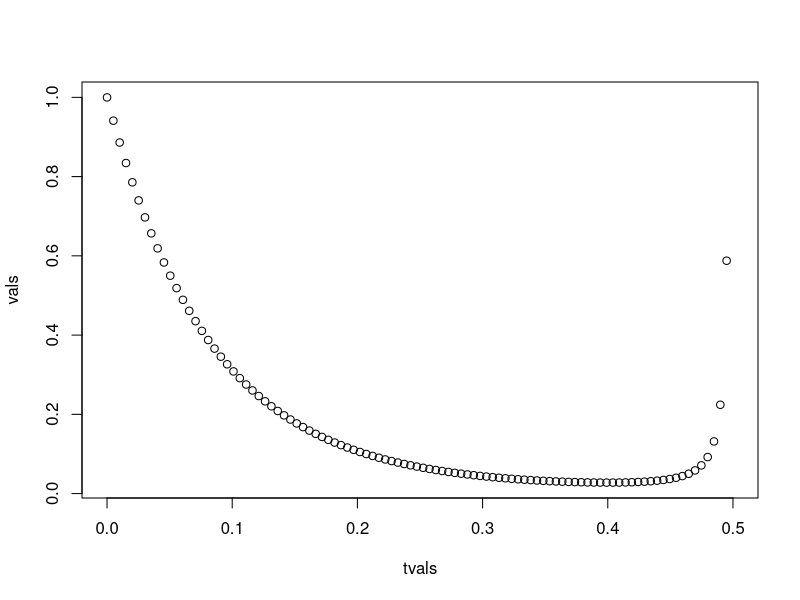
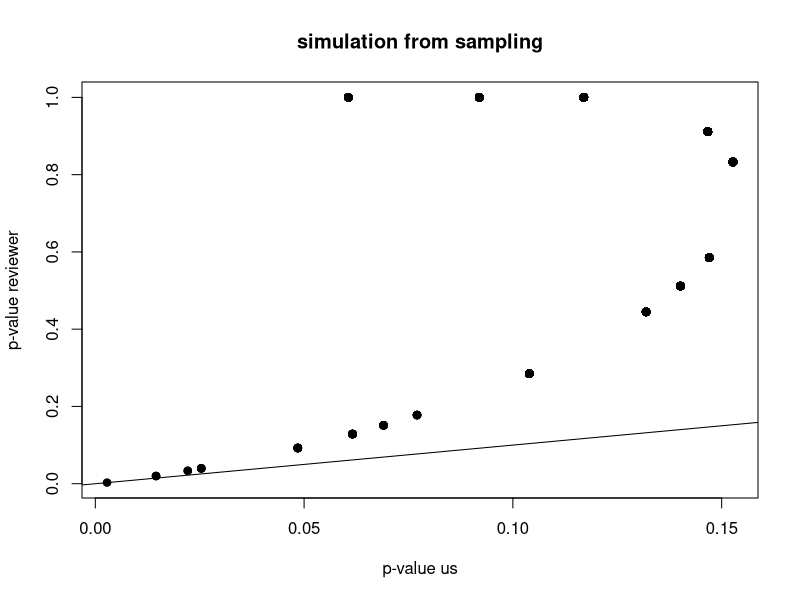
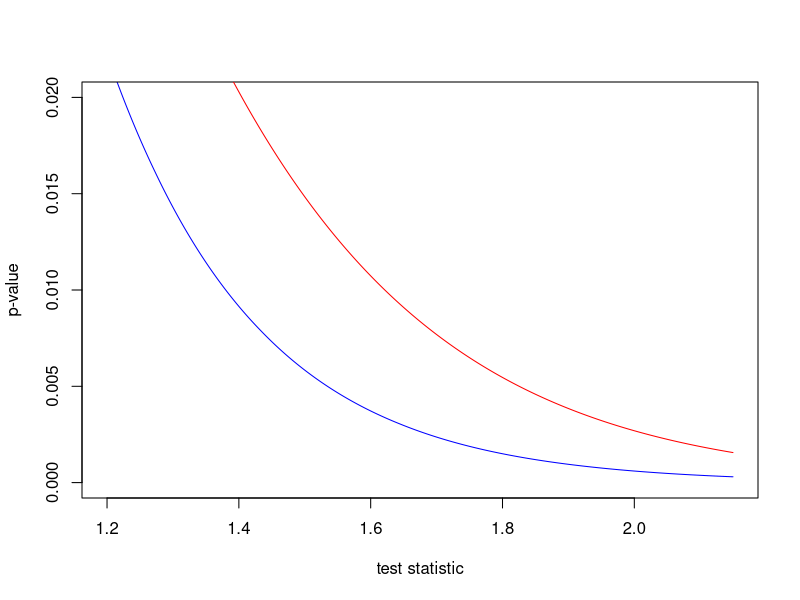

Here is the R script that generated these plots, in order:
# Function to get lambdas:
  cvm.stat.disc <- function(x,y, type=c("W2", "U2", "A2")) {
    type <- match.arg(type)
    I <- knots(y)
    N <- length(x)
    e <- diff(c(0,N*y(I)))
    obs <- rep(0, length(I))
    for(j in 1:length(I)) {
      obs[j] <- length(which(x == I[j]))
    }
    S <- cumsum(obs)
    T <- cumsum(e)
    H <- T/N
    p <- e/N
    t <- (p + p[c(2:length(p), 1)])/2
    Z <- S - T
    Zbar <- sum(Z*t)

    S0 <- diag(p) - p %*% t(p)
    A <- matrix(1, length(p), length(p))
    A <- apply(row(A) >= col(A),2, as.numeric)
    E <- diag(t)
    One <- rep(1, nrow(E))
    K <- diag(0, length(H))
    diag(K)[-length(H)] <- 1/(H[-length(H)]*(1-H[-length(H)]))
    Sy <- A %*% S0 %*% t(A)
    M <- switch(type, W2 = E,
                U2 = (diag(1, nrow(E)) - 
                      E%*%One%*%t(One))%*%E%*%(diag(1, nrow(E)) -
                      One%*%t(One)%*%E),
                A2 = E%*%K)
    lambda <- eigen(M%*%Sy)$values

    STAT <- switch(type, W2 = sum(Z^2*t)/N, U2 = sum((Z-Zbar)^2*t)/N,
                   A2 = sum((Z^2*t/(H*(1-H) ))[-length(I)])/N)

    return(c(STAT, lambda))
  } # End cvm.stat.disc()


logf <- function(t, x, lambda) {
  ans <- -t*x
  ans <- ans - 0.5*sum( log(1-2*t*lambda) )
  return(ans)
}

x <- 15
lambda <- rep(1,3)
tvals <- seq(0.00001, 1/(2*max(lambda)), length.out=100)
vals <- exp(sapply(tvals, logf, x, lambda))
plot(tvals, vals)
ans1 <- min(vals[is.finite(vals)])
df <- sum(lambda != 0)
ans2 <- dchisq(x/max(lambda),df)

## Simulation I
n <- 10
N <- 1000

A <- matrix(NA, nrow=N, ncol=3)
for(i in 1:1000) {
  X <- sample(c(1,3,5),n, replace=TRUE)
  out <- cvm.stat.disc(X, ecdf(1:5))
  STAT <- out[1]
  lambda <- out[-1]

  x <- STAT
  lambda <- lambda
  tvals <- seq(0.00001, 1/(2*max(lambda)), length.out=100)
  vals <- exp(sapply(tvals, logf, x, lambda))
  #plot(tvals, vals)
  ans1 <- min(vals[is.finite(vals)])
  df <- sum(lambda != 0)
  ans2 <- dchisq(x/max(lambda),df)
  A[i,1] <- STAT
  A[i,2] <- ans1
  A[i,3] <- ans2
}

 plot(A[,3], A[,2], xlab='p-value us', ylab='p-value reviewer', pch=19, main='simulation from sampling')
 abline(0,1)


## Simulation II
n <- 10
N <- 1000
X <- c(1,1,1,2,2,4,5,6,7)
out <- cvm.stat.disc(X, ecdf(1:7))
STAT <- out[1]
lambda <- out[-1]
xvals <- seq(1.2,STAT*12, length.out=N)

A <- matrix(NA, nrow=N, ncol=3)
for(i in 1:1000) {
  x <- xvals[i]
  tvals <- seq(0.00001, 1/(2*max(lambda)), length.out=100)
  vals <- exp(sapply(tvals, logf, x, lambda))
  #plot(tvals, vals)
  ans1 <- min(vals[is.finite(vals)])
  df <- sum(lambda != 0)
  ans2 <- dchisq(x/max(lambda),df)
  A[i,1] <- x
  A[i,2] <- ans1
  A[i,3] <- ans2
}

 plot(A[,1], A[,2], ylim=c(0,0.02), type='l', col='blue', xlab='test statistic', ylab='p-value')
 lines(A[,1], A[,3], col='red')







